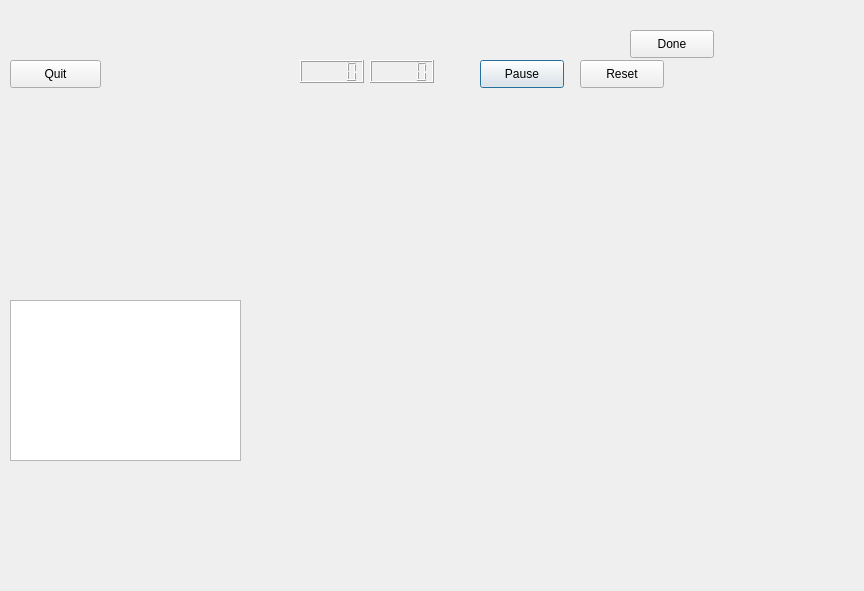
<?xml version="1.0" encoding="UTF-8"?>
<ui version="4.0">
 <class>GridWindow</class>
 <widget class="QDialog" name="GridWindow">
  <property name="geometry">
   <rect>
    <x>0</x>
    <y>0</y>
    <width>864</width>
    <height>591</height>
   </rect>
  </property>
  <property name="windowTitle">
   <string>Dialog</string>
  </property>
  <widget class="QPushButton" name="pause_button">
   <property name="geometry">
    <rect>
     <x>480</x>
     <y>60</y>
     <width>84</width>
     <height>28</height>
    </rect>
   </property>
   <property name="text">
    <string>Pause</string>
   </property>
  </widget>
  <widget class="QLCDNumber" name="minutes">
   <property name="geometry">
    <rect>
     <x>300</x>
     <y>60</y>
     <width>64</width>
     <height>23</height>
    </rect>
   </property>
  </widget>
  <widget class="QWidget" name="gridLayoutWidget">
   <property name="geometry">
    <rect>
     <x>250</x>
     <y>90</y>
     <width>461</width>
     <height>371</height>
    </rect>
   </property>
   <layout class="QGridLayout" name="gridLayout"/>
  </widget>
  <widget class="QLCDNumber" name="seconds">
   <property name="geometry">
    <rect>
     <x>370</x>
     <y>60</y>
     <width>64</width>
     <height>23</height>
    </rect>
   </property>
  </widget>
  <widget class="QPushButton" name="reset_button">
   <property name="geometry">
    <rect>
     <x>580</x>
     <y>60</y>
     <width>84</width>
     <height>28</height>
    </rect>
   </property>
   <property name="text">
    <string>Reset</string>
   </property>
  </widget>
  <widget class="QPushButton" name="quit_button">
   <property name="geometry">
    <rect>
     <x>10</x>
     <y>60</y>
     <width>91</width>
     <height>28</height>
    </rect>
   </property>
   <property name="text">
    <string>Quit</string>
   </property>
  </widget>
  <widget class="QPushButton" name="done">
   <property name="geometry">
    <rect>
     <x>630</x>
     <y>30</y>
     <width>84</width>
     <height>28</height>
    </rect>
   </property>
   <property name="text">
    <string>Done</string>
   </property>
  </widget>
  <widget class="QTextBrowser" name="end_info">
   <property name="geometry">
    <rect>
     <x>10</x>
     <y>300</y>
     <width>231</width>
     <height>161</height>
    </rect>
   </property>
   <property name="html">
    <string>&lt;!DOCTYPE HTML PUBLIC &quot;-//W3C//DTD HTML 4.0//EN&quot; &quot;http://www.w3.org/TR/REC-html40/strict.dtd&quot;&gt;
&lt;html&gt;&lt;head&gt;&lt;meta name=&quot;qrichtext&quot; content=&quot;1&quot; /&gt;&lt;style type=&quot;text/css&quot;&gt;
p, li { white-space: pre-wrap; }
&lt;/style&gt;&lt;/head&gt;&lt;body style=&quot; font-family:'Cantarell'; font-size:11pt; font-weight:400; font-style:normal;&quot;&gt;
&lt;p style=&quot;-qt-paragraph-type:empty; margin-top:0px; margin-bottom:0px; margin-left:0px; margin-right:0px; -qt-block-indent:0; text-indent:0px;&quot;&gt;&lt;br /&gt;&lt;/p&gt;&lt;/body&gt;&lt;/html&gt;</string>
   </property>
  </widget>
 </widget>
 <resources/>
 <connections/>
</ui>
